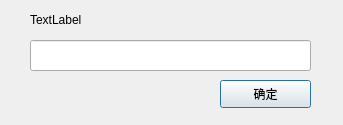
<?xml version="1.0" encoding="UTF-8"?>
<ui version="4.0">
 <class>CreateWindow</class>
 <widget class="QDialog" name="CreateWindow">
  <property name="geometry">
   <rect>
    <x>0</x>
    <y>0</y>
    <width>343</width>
    <height>125</height>
   </rect>
  </property>
  <property name="windowTitle">
   <string>创建</string>
  </property>
  <widget class="QLineEdit" name="createWindowLineEdit">
   <property name="geometry">
    <rect>
     <x>30</x>
     <y>40</y>
     <width>281</width>
     <height>31</height>
    </rect>
   </property>
  </widget>
  <widget class="QPushButton" name="createBitreeWindowButton_OK">
   <property name="geometry">
    <rect>
     <x>220</x>
     <y>80</y>
     <width>91</width>
     <height>28</height>
    </rect>
   </property>
   <property name="text">
    <string>确定</string>
   </property>
  </widget>
  <widget class="QLabel" name="label">
   <property name="geometry">
    <rect>
     <x>30</x>
     <y>10</y>
     <width>261</width>
     <height>19</height>
    </rect>
   </property>
   <property name="text">
    <string>TextLabel</string>
   </property>
  </widget>
 </widget>
 <resources/>
 <connections/>
</ui>
